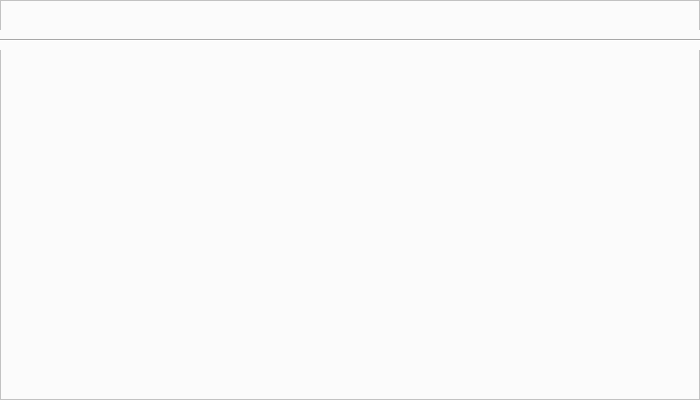
<?xml version="1.0" encoding="UTF-8"?>
<ui version="4.0">
 <class>ReportDuplicity</class>
 <widget class="QDialog" name="ReportDuplicity">
  <property name="geometry">
   <rect>
    <x>0</x>
    <y>0</y>
    <width>700</width>
    <height>400</height>
   </rect>
  </property>
  <property name="windowTitle">
   <string>Dialog</string>
  </property>
  <widget class="QFrame" name="frame">
   <property name="geometry">
    <rect>
     <x>0</x>
     <y>0</y>
     <width>700</width>
     <height>400</height>
    </rect>
   </property>
   <property name="styleSheet">
    <string notr="true">margin:  0;
padding: 0;
width: 1152px;
height: 700px;
background: #FBFBFB;
</string>
   </property>
   <property name="frameShape">
    <enum>QFrame::StyledPanel</enum>
   </property>
   <property name="frameShadow">
    <enum>QFrame::Raised</enum>
   </property>
   <widget class="QPushButton" name="backButton">
    <property name="enabled">
     <bool>true</bool>
    </property>
    <property name="geometry">
     <rect>
      <x>2</x>
      <y>2</y>
      <width>36</width>
      <height>36</height>
     </rect>
    </property>
    <property name="autoFillBackground">
     <bool>false</bool>
    </property>
    <property name="styleSheet">
     <string notr="true">background:transparent;
border-radius: 50px;</string>
    </property>
    <property name="text">
     <string/>
    </property>
    <property name="icon">
     <iconset>
      <normaloff>:/imgs/assets/img/button-back.PNG</normaloff>:/imgs/assets/img/button-back.PNG</iconset>
    </property>
    <property name="iconSize">
     <size>
      <width>40</width>
      <height>40</height>
     </size>
    </property>
   </widget>
   <widget class="Line" name="line">
    <property name="geometry">
     <rect>
      <x>0</x>
      <y>30</y>
      <width>701</width>
      <height>20</height>
     </rect>
    </property>
    <property name="acceptDrops">
     <bool>false</bool>
    </property>
    <property name="autoFillBackground">
     <bool>false</bool>
    </property>
    <property name="styleSheet">
     <string notr="true">color:1C1C1C;</string>
    </property>
    <property name="orientation">
     <enum>Qt::Horizontal</enum>
    </property>
   </widget>
   <widget class="QLabel" name="logo">
    <property name="geometry">
     <rect>
      <x>40</x>
      <y>5</y>
      <width>30</width>
      <height>30</height>
     </rect>
    </property>
    <property name="styleSheet">
     <string notr="true">background:transparent;</string>
    </property>
    <property name="text">
     <string/>
    </property>
    <property name="pixmap">
     <pixmap>:/imgs/assets/img/logo.PNG</pixmap>
    </property>
    <property name="scaledContents">
     <bool>true</bool>
    </property>
   </widget>
   <widget class="QLabel" name="reportLogo">
    <property name="geometry">
     <rect>
      <x>280</x>
      <y>6</y>
      <width>140</width>
      <height>30</height>
     </rect>
    </property>
    <property name="styleSheet">
     <string notr="true">background:transparent;</string>
    </property>
    <property name="text">
     <string/>
    </property>
    <property name="pixmap">
     <pixmap>:/imgs/assets/img/report-logo.PNG</pixmap>
    </property>
    <property name="scaledContents">
     <bool>true</bool>
    </property>
    <property name="wordWrap">
     <bool>false</bool>
    </property>
   </widget>
   <widget class="QLabel" name="userIcon">
    <property name="geometry">
     <rect>
      <x>665</x>
      <y>10</y>
      <width>20</width>
      <height>22</height>
     </rect>
    </property>
    <property name="text">
     <string/>
    </property>
    <property name="pixmap">
     <pixmap>:/imgs/assets/img/user-icon.PNG</pixmap>
    </property>
    <property name="scaledContents">
     <bool>true</bool>
    </property>
   </widget>
   <zorder>line</zorder>
   <zorder>backButton</zorder>
   <zorder>logo</zorder>
   <zorder>reportLogo</zorder>
   <zorder>userIcon</zorder>
  </widget>
 </widget>
 <resources/>
 <connections/>
</ui>
